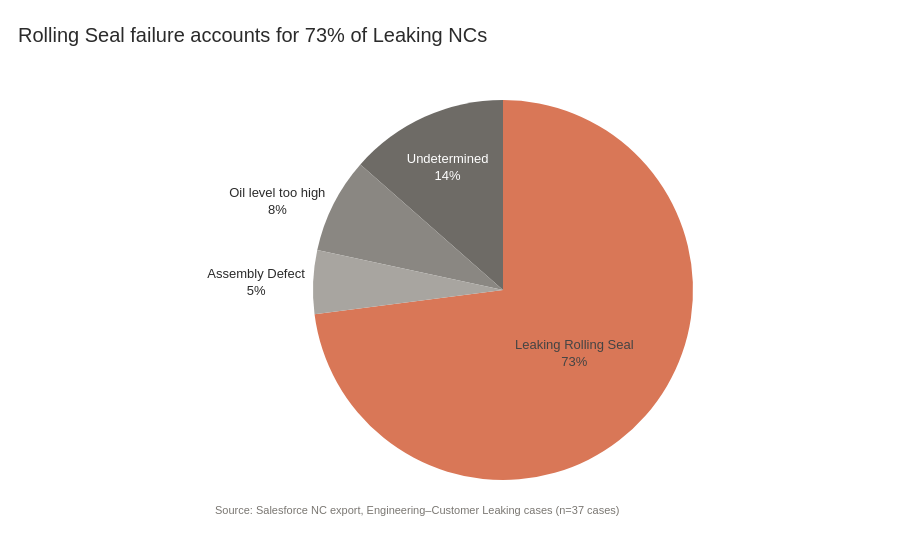

Source (notebook cell):
### Code cell
leak_color_map = build_emphasis_map(leak_counts["Root Cause"], top_leak_cause)
top_leak_pct = share_of(leak_counts, "Root Cause", top_leak_cause)

fig_leak_pie = px.pie(
    leak_counts,
    names="Root Cause", values="Count",
    color="Root Cause", color_discrete_map=leak_color_map,
    title=f"Rolling Seal failure accounts for {top_leak_pct:.0f}% of Leaking NCs",
)
fig_leak_pie.update_traces(
    texttemplate="%{label}<br>%{percent:.0%}",
    insidetextorientation="horizontal",
)
fig_leak_pie.update_layout(showlegend=False)
add_source(fig_leak_pie, f"Source: Salesforce NC export, Engineering–Customer Leaking cases (n={len(df_leak)} cases)")

### Figure 1 — Plotly figure (JSON) as saved in the notebook; plotly's stock layout.template omitted (floating-point values rounded to 4 significant figures)
{"data": [{"customdata": [["Leaking Rolling Seal"], ["Undetermined"], ["Oil level too high"], ["Assembly Defect"]], "domain": {"x": [0, 1], "y": [0, 1]}, "hovertemplate": "Root Cause=%{customdata[0]}<br>Count=%{value}<extra></extra>", "insidetextorientation": "horizontal", "labels": ["Leaking Rolling Seal", "Undetermined", "Oil level too high", "Assembly Defect"], "legendgroup": "", "marker": {"colors": ["#D97757", "#6E6B66", "#8A8782", "#A8A5A0"]}, "name": "", "showlegend": true, "texttemplate": "%{label}<br>%{percent:.0%}", "type": "pie", "values": [27, 5, 3, 2]}], "layout": {"annotations": [{"font": {"color": "#7A7772", "size": 11}, "showarrow": false, "text": "Source: Salesforce NC export, Engineering–Customer Leaking cases (n=37 cases)", "x": 0, "xanchor": "left", "xref": "paper", "y": -0.1, "yref": "paper"}], "legend": {"tracegroupgap": 0}, "showlegend": false, "title": {"text": "Rolling Seal failure accounts for 73% of Leaking NCs"}}}
